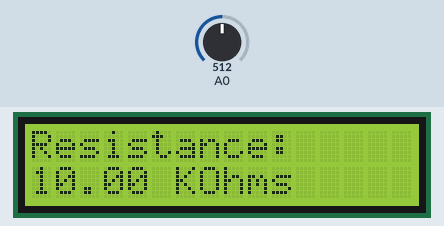
Recording of a sketch running on a simulated Arduino Uno, built with avr-gcc and run on an emulated ATmega328P. Shown: 16×2 character LCD. The inputs (shaded band) are chosen by the test bench; at power-on: A0 = 512.

Above: at 1.2 s.
1.3 s: A0 set to 501
At 2.8 s:
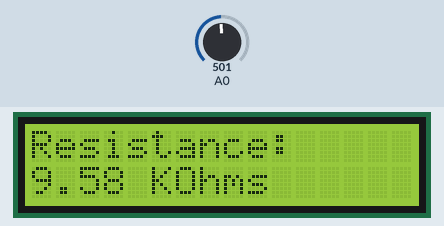
3.5 s: A0 set to 511
At 4.7 s:
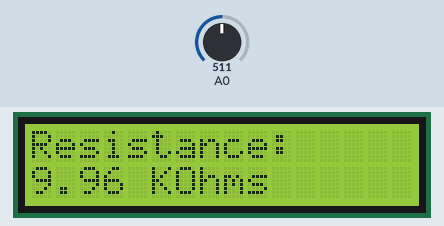
5.5 s: A0 set to 306
At 6.7 s:
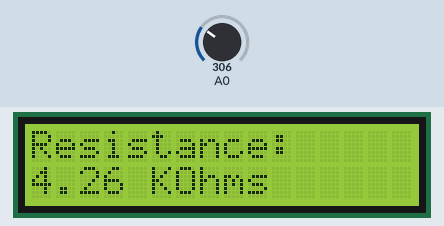
Timing chart, 0 to 8.5 s (numbered marks = the images above; inputs shaded):
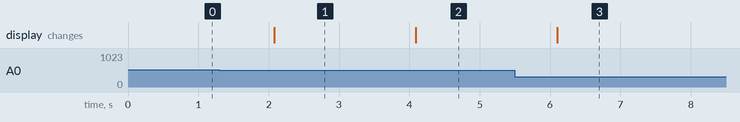

Measured:
- the behaviour switches between 512 and 511 on A0 (found by bisection; images 0 and 1)
- after the input at 1.3 s, the display: changes after 0.78 s (image 1)
- after the input at 3.5 s, the display: changes after 0.59 s (image 2)
- after the input at 5.5 s, the display: changes after 0.60 s (image 3)

The sketch:

Lab_4.2_Pain_Peko.ino
```cpp
#include <LiquidCrystal.h>
float voltage = 0;
float current = 0;
float resist = 0;
const int rs = 12, en = 11, d4 = 5 , d5 = 4,d6 = 3, d7 = 2;
LiquidCrystal lcd(rs,en,d4,d5,d6,d7);
void setup() {

Serial.begin(9600);
lcd.begin(16,2);
lcd.display();
pinMode(A0,INPUT);
}

void loop() {
  float a = analogRead(A0);
  float voltage = (a/1024)*5;
  float current = (5 - voltage)/10000;
  float resist = voltage/current;

  lcd.setCursor(0,0);
  lcd.println("Resistance:      ");
  lcd.setCursor(0,1);
  lcd.print(resist/1000);
  lcd.println(" KOhms      ");
  delay(1000);

}
```
